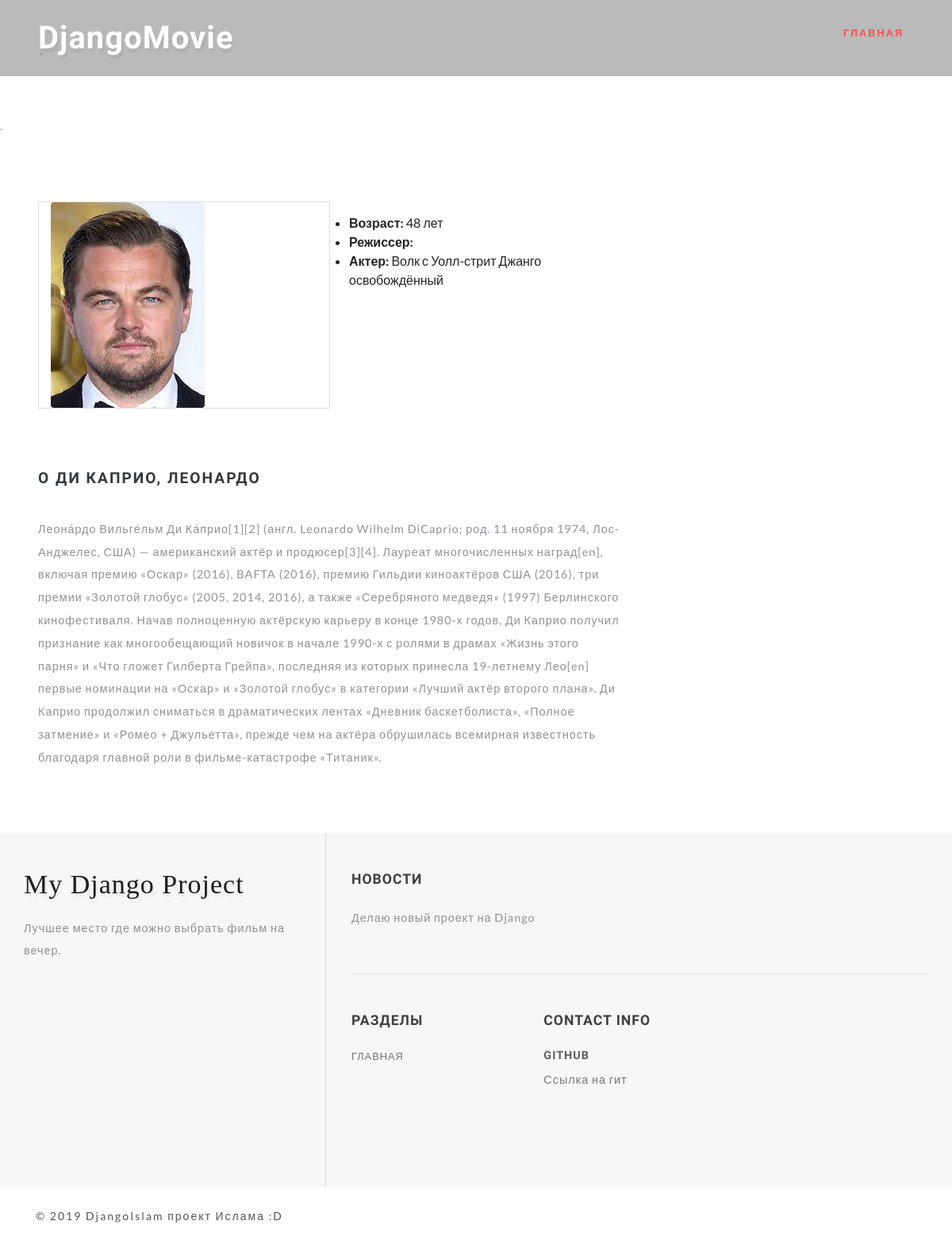
The app's page /actor/Ди Каприо, Леонардо/ with its own data.
### movies/models.py (models this page shows, shortened)
class Actor(models.Model):
    name = models.CharField('Имя', max_length=30)
    age = models.PositiveIntegerField('Возраст', default=0)
    description = models.TextField('Описание')
    image = models.ImageField('Изображение', upload_to='actors/')
    class Meta:
        verbose_name = 'Актеры и режиссеры'
        verbose_name_plural = 'Актеры и режиссеры'

class Movie(models.Model):
    title = models.CharField('Название', max_length=40)
    tagline = models.CharField('Слоган', max_length=100, default='')
    description = models.TextField('Описание')
    poster = models.ImageField('Постер',  upload_to='movies/')
    year = models.PositiveIntegerField('Дата выхода', default=2010)
    country = models.CharField('Страна', max_length=30)
    directors = models.ManyToManyField(Actor, verbose_name='Режиссер', related_name='film_director')
    actors = models.ManyToManyField(Actor, verbose_name='Актеры', related_name='film_actor')
    genres = models.ManyToManyField(Genre,  verbose_name='Жанр')
    world_premiere = models.DateField('Премьера в мире', default=date.today)
    budget = models.PositiveIntegerField('Бюджет', default=0, help_text='указывать сумму в долларах')
    fees_in_usa = models.PositiveIntegerField(
        'Сборы в США', default=0, help_text='указывать сумму в долларах'
    )
    fees_in_world = models.PositiveIntegerField(
        'Сборы в мире', default=0, help_text='указывать сумму в долларах'
    )
    category = models.ForeignKey(
        Category, verbose_name='Категория', on_delete=models.SET_NULL, null=True
    )
    url = models.SlugField(max_length=70, unique=True)
    draft = models.BooleanField('Черновик', default=False)
    class Meta:
        verbose_name = 'Фильм'
        verbose_name_plural = 'Фильмы'

### movies/views.py (the view)
# urls.py: path('actor/<str:slug>/', views.ActorView.as_view(), name='actor_detail'),
class ActorView(DetailView):
    model = Actor
    template_name = 'movies/actor.html'
    slug_field = 'name'

### movies/templates/movies/actor.html (shortened to what this page needs)
{% extends 'movies/base.html' %}
{% load static %}
{% block container %}
    <div class="container py-md-3">
{% endblock container %}
{% block movie %}
    <div class="left-ads-display col-lg-8">
        <div class="row">
            <div class="desc1-left col-md-6">
                <img src="{{ actor.image.url }}" class="img-fluid" alt="">
            </div>
            <div class="desc1-right col-md-6 pl-lg-4">
                <ul>
                    <li>
                        <span><b>Возраст:</b> {{ actor.age }} лет</span></li>
                    <li>
                        <span><b>Режиссер:</b>
                        </span>
                    </li>
                    <li><span><b>Актер:</b>
                        {% for movie in actor.film_actor.all %}
                            {{ movie.title }}
                        {% endfor %}
                    </span>
                    </li>
                </ul>
            </div>
        </div>
        <div class="row sub-para-w3layouts mt-5">
            <h3 class="shop-sing editContent">
                О {{ actor.name }}
            </h3>
            <p class="editContent">
                {{ actor.description|safe }}
            </p>
        </div>
    </div>
{% endblock %}

### movies/static/movies/css/style.css (style rules this page uses)
html, body { margin: 0; font-size: 100%; background: #fff; font-family: 'Lato', sans-serif; scroll-behavior: smooth; }
h1, h2, h3, h4, h5, h6 { margin: 0; letter-spacing: 1px; font-weight: 600; font-family: 'Source Sans Pro', sans-serif; }
p { font-size: 0.9em; color: #8c9398; line-height: 2em; letter-spacing: 1px; }
ul { margin: 0; padding: 0; }
body img { border-radius: 4px; -webkit-border-radius: 4px; -o-border-radius: 4px; -moz-border-radius: 4px; -ms-border-radius: 4px; }
.desc1-left { border: 1px solid #ddd; }
h3.shop-sing { text-transform: uppercase; font-size: 1.2em; letter-spacing: 2px; margin: 1.5em 0 2em 0; color: #323a40; }

### records on screen
Actor: image (picture), age "48", name "ДИ КАПРИО, ЛЕОНАРДО", description "Леона́рдо Вильге́льм Ди Ка́прио[1][2] (англ. Leonardo Wilhelm DiCaprio; род. 11 ноября 1974, Лос-Анджелес, США) — американский актёр и продюсер[3][4]. Лауреат многочисленных наград[en], включая премию «Оскар» (2016), BAFTA (2016), премию Гильдии киноактёров США (2016), три премии «Золотой глобус» (2005, 2014, 2016), а также «Серебряного медведя» (1997) Берлинского кинофестиваля. Начав полноценную актёрскую карьеру в конце 1980-х годов, Ди Каприо получил признание как многообещающий новичок в начале 1990-х с ролями в драмах «Жизнь этого парня» и «Что гложет Гилберта Грейпа», последняя из которых принесла 19-летнему Лео[en] первые номинации на «Оскар» и «Золотой глобус» в категории «Лучший…"
Movie: title "Волк с Уолл-стрит"
Movie: title "Джанго освобождённый"
